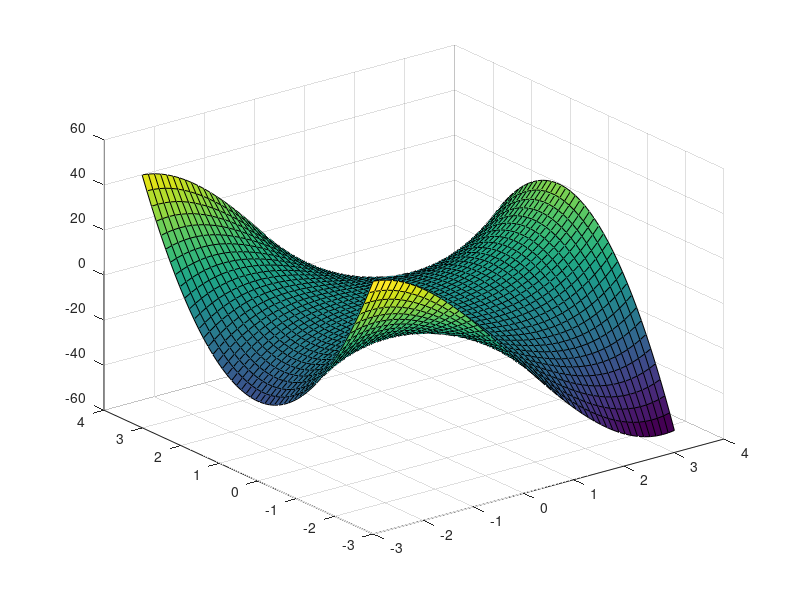

Recreate this plot in MATLAB.
% Load the .mat file
data = load('cubic_surface.mat');

% Extract the noisy_observations array from the loaded data
noisy_observations = data.noisy_observations;

% Separate the noisy_observations array into three arrays: x, y, and z
x = noisy_observations(:, 1); % All rows, first column
y = noisy_observations(:, 2); % All rows, second column
z = noisy_observations(:, 3); % All rows, third column
totalSum_x = 0;
totalSum_y = 0;
totalSum_z = 0;

%power of 6
totalSum_x6 = 0;
totalSum_y6 = 0;
totalSum_x5y = 0;
totalSum_xy5 = 0;
totalSum_x4y2 = 0;
totalSum_x2y4 = 0;
totalSum_x3y3 = 0;

%power of 5
totalSum_x5 = 0;
totalSum_y5 = 0;
totalSum_x4y = 0;
totalSum_xy4 = 0;
totalSum_x3y2 = 0;
totalSum_x2y3 = 0;

%power of 4
totalSum_x4 = 0;
totalSum_y4 = 0;
totalSum_x3y = 0;
totalSum_xy3 = 0;
totalSum_x2y2 = 0;

%power of 3
totalSum_x3 = 0;
totalSum_y3 = 0;
totalSum_xy2 = 0;
totalSum_x2y = 0;

%power of 2
totalSum_x2 = 0;
totalSum_y2 = 0;
totalSum_xy = 0;

totalSum_xz = 0;
totalSum_yz = 0;
totalSum_xyz = 0;
totalSum_x2z = 0;
totalSum_y2z = 0;
totalSum_x2yz = 0;
totalSum_xy2z = 0;
totalSum_x3z = 0;
totalSum_y3z = 0;

for i = 1:length(x) 
    %power of 1
    totalSum_x = totalSum_x + x(i);
    totalSum_y = totalSum_y + y(i);
    totalSum_z = totalSum_z + z(i);

    %power of 6
    totalSum_x6 = totalSum_x6 + x(i).^6;
    totalSum_y6 = totalSum_y6 + y(i).^6;
    totalSum_x5y = totalSum_x5y + x(i).^5*y(i);
    totalSum_xy5 = totalSum_xy3 + x(i)*y(i).^5;
    totalSum_x4y2 = totalSum_x4y2 + x(i).^4*y(i).^2;
    totalSum_x2y4 = totalSum_x2y4 + x(i).^2*y(i).^4;
    totalSum_x3y3 = totalSum_x3y3 + x(i).^3*y(i).^3;

    %power of 5
    totalSum_x5 = totalSum_x5 + x(i).^5;
    totalSum_y5 = totalSum_y5 + y(i).^5;
    totalSum_x4y = totalSum_x4y + x(i).^4*y(i);
    totalSum_xy4 = totalSum_xy4 + x(i)*y(i).^4;
    totalSum_x3y2 = totalSum_x3y2 + x(i).^3*y(i).^2;
    totalSum_x2y3 = totalSum_x2y3 + x(i).^2*y(i).^3;
    
    %power of 4
    totalSum_x4 = totalSum_x4 + x(i).^4;
    totalSum_x3y = totalSum_x3y + x(i).^3*y(i);
    totalSum_xy3 = totalSum_xy3 + x(i)*y(i).^3;
    totalSum_x2y2 = totalSum_x2y2 + x(i).^2*y(i).^2;
    totalSum_y4 = totalSum_y4 + y(i).^4;

    %power of 3
    totalSum_x3 = totalSum_x3 + x(i).^3;
    totalSum_xy2 = totalSum_xy2 + x(i)*y(i).^2;
    totalSum_x2y = totalSum_x2y + x(i).^2*y(i);
    totalSum_y3 = totalSum_y3 + y(i).^3;
    %power of 2
    totalSum_x2 = totalSum_x2 + x(i).^2;
    totalSum_y2 = totalSum_y2 + y(i).^2;
    totalSum_xy = totalSum_xy + x(i)*y(i);   
    %relate to z 
    totalSum_xz = totalSum_xz + x(i)*z(i);
    totalSum_yz = totalSum_yz + y(i)*z(i);
    totalSum_xyz = totalSum_xyz + x(i)*y(i)*z(i);
    totalSum_x2z = totalSum_x2z + x(i).^2*z(i);
    totalSum_y2z = totalSum_y2z + y(i).^2*z(i);
end


left_matrix = [totalSum_x6,totalSum_x3y3,totalSum_x5y,totalSum_x4y2,totalSum_x5,totalSum_x3y2,totalSum_x4y,totalSum_x4,totalSum_x3y,totalSum_x3;
    totalSum_x3y3, totalSum_y6,totalSum_x2y4,totalSum_xy5,totalSum_x2y3,totalSum_y5,totalSum_xy4,totalSum_xy3,totalSum_y4,totalSum_y3;
    totalSum_x5y,totalSum_x2y4,totalSum_x4y2,totalSum_x3y3,totalSum_x4y,totalSum_x2y3,totalSum_x3y2,totalSum_x3y,totalSum_x2y2,totalSum_x2y;
    totalSum_x4y2,totalSum_xy5,totalSum_x3y3,totalSum_x2y4,totalSum_x3y2,totalSum_xy4,totalSum_x2y3,totalSum_x2y2,totalSum_xy3,totalSum_xy2;
    totalSum_x5,totalSum_x2y3,totalSum_x4y,totalSum_x3y2,totalSum_x4,totalSum_x2y2,totalSum_x3y,totalSum_x3,totalSum_x2y,totalSum_x2;
    totalSum_x3y2,totalSum_y5,totalSum_x2y3,totalSum_xy4,totalSum_x2y2,totalSum_y4,totalSum_xy3,totalSum_xy2,totalSum_y3,totalSum_y2;
    totalSum_x4y,totalSum_xy4,totalSum_x3y2,totalSum_x2y3,totalSum_x3y,totalSum_xy3,totalSum_x2y2,totalSum_x2y,totalSum_xy2,totalSum_xy;
    totalSum_x4,totalSum_xy3,totalSum_x3y,totalSum_x2y2,totalSum_x3,totalSum_xy2,totalSum_x2y,totalSum_x2,totalSum_xy,totalSum_x;
    totalSum_x3y,totalSum_y4,totalSum_x2y2,totalSum_xy3,totalSum_x2y,totalSum_y3,totalSum_xy2,totalSum_xy,totalSum_y2,totalSum_y;
    totalSum_x3,totalSum_y3,totalSum_x2y,totalSum_xy2,totalSum_x2,totalSum_y2,totalSum_xy,totalSum_x,totalSum_y,1600];

right_matrix = [totalSum_x3z;totalSum_y3z;totalSum_x2yz;totalSum_xy2z;totalSum_x2z;totalSum_y2z;totalSum_xyz;totalSum_xz;totalSum_yz;totalSum_z];

% Solve Ax = b for x without computing the inverse
% x = A\b;
Results = left_matrix\right_matrix;

% Define the quadratic function with the estimated parameters
A = 1.0001;
B = -0.00002829;
C = -0.0001198;
D = -3.0007;
E = 0.4852;
F = -0.4848;
G = 0.02888;
H = 0.9949;
I = 0.005009;
J = 0.9994;

cubicFunc = @(x, y) A*x.^3 + B*y.^3 + C*x.^2.*y + D*x.*y.^2 + E*x.^2 + F*y.^2 + G*x.*y + H*x + I*y + J;

% Define the bounds of the integration
% Find from given data
xmin = -2.9999; 
xmax = 3.01; 
ymin = -2.9996; 
ymax = 3.0098; 

% Perform the double integral
V = integral2(cubicFunc, xmin, xmax, ymin, ymax);

% Display the estimated volume
disp(['The estimated volume is: ', num2str(V)]);

[x, y] = meshgrid(linspace(xmin, xmax, 50), linspace(ymin, ymax, 50));

% Evaluate the cubic function on the grid
z = A*x.^3 + B*y.^3 + C*x.^2.*y + D*x.*y.^2 + E*x.^2 + F*y.^2 + G*x.*y + H*x + I*y + J;

% Plot the surface
figure;
surf(x, y, z);
